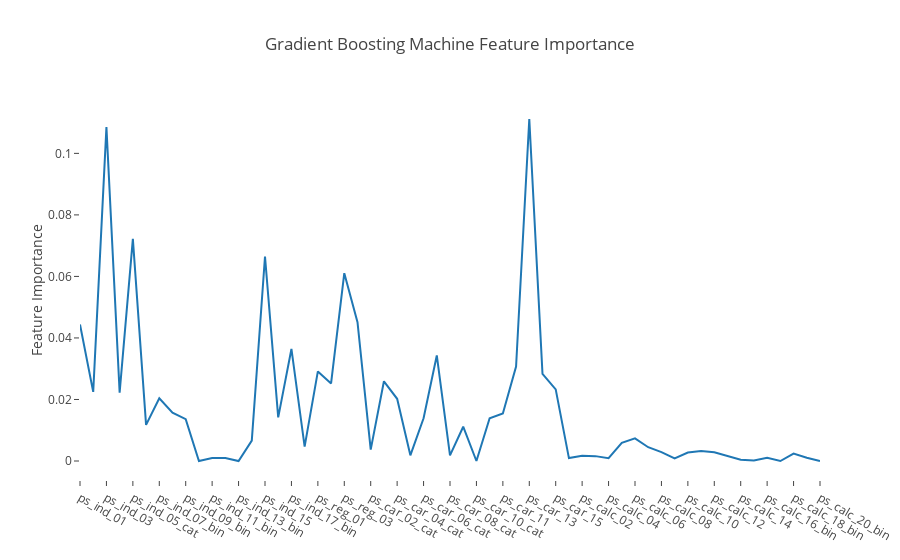

Notebook code cell kept with this figure:
### Code cell
# Scatter plot
trace = go.Scatter(
    y = gb.feature_importances_, 
    x = features, 
    mode = 'marker', 
    marker = dict(
        sizemode = 'diameter', 
        sizeref = 1, 
        size = 13, 
        color = gb.feature_importances_, 
        colorscale = 'Portland', 
        showscale = True
    ), 
    text = features
)
data = [trace]

layout = go.Layout(
    autosize = True, 
    title = 'Gradient Boosting Machine Feature Importance', 
    hovermode = 'closest', 
    xaxis = dict(
        ticklen = 5, 
        showgrid = False, 
        zeroline = False, 
        showline = False
    ),
    yaxis = dict(
        title = 'Feature Importance', 
        showgrid = False, 
        zeroline = False, 
        ticklen = 5, 
        gridwidth = 2
    ),
    showlegend = False
)
fig = go.Figure(data=data, layout=layout)
py.iplot(fig, filename='scatter2010')

### Figure 1 — Plotly figure (JSON) as saved in the notebook; plotly's stock layout.template omitted (floating-point values rounded to 4 significant figures)
{"data": [{"marker": {"color": [0.04439, 0.02249, 0.1085, 0.02222, 0.07221, 0.01174, 0.0204, 0.01574, 0.01358, 0, 0.0009713, 0.0009613, 0, 0.006609, 0.06647, 0.01417, 0.03643, 0.004676, 0.02913, 0.0252, 0.06106, 0.04514, 0.003714, 0.02591, 0.02022, 0.001841, 0.0139, 0.0343, 0.001836, 0.01114, 0, 0.01388, 0.01544, 0.03071, 0.1112, 0.02832, 0.0233, 0.0009533, 0.001727, 0.001583, 0.0009368, 0.005875, 0.007374, 0.004482, 0.002875, 0.0008267, 0.002761, 0.003223, 0.002807, 0.001718, 0.0004309, 0.0001741, 0.001013, 0, 0.002391, 0.001081, 0], "colorscale": "Portland", "showscale": true, "size": 13, "sizemode": "diameter", "sizeref": 1}, "mode": "marker", "text": ["ps_ind_01", "ps_ind_02_cat", "ps_ind_03", "ps_ind_04_cat", "ps_ind_05_cat", "ps_ind_06_bin", "ps_ind_07_bin", "ps_ind_08_bin", "ps_ind_09_bin", "ps_ind_10_bin", "ps_ind_11_bin", "ps_ind_12_bin", "ps_ind_13_bin", "ps_ind_14", "ps_ind_15", "ps_ind_16_bin", "ps_ind_17_bin", "ps_ind_18_bin", "ps_reg_01", "ps_reg_02", "ps_reg_03", "ps_car_01_cat", "ps_car_02_cat", "ps_car_03_cat", "ps_car_04_cat", "ps_car_05_cat", "ps_car_06_cat", "ps_car_07_cat", "ps_car_08_cat", "ps_car_09_cat", "ps_car_10_cat", "ps_car_11_cat", "ps_car_11", "ps_car_12", "ps_car_13", "ps_car_14", "ps_car_15", "ps_calc_01", "ps_calc_02", "ps_calc_03", "ps_calc_04", "ps_calc_05", "ps_calc_06", "ps_calc_07", "ps_calc_08", "ps_calc_09", "ps_calc_10", "ps_calc_11", "ps_calc_12", "ps_calc_13", "ps_calc_14", "ps_calc_15_bin", "ps_calc_16_bin", "ps_calc_17_bin", "ps_calc_18_bin", "ps_calc_19_bin", "ps_calc_20_bin"], "type": "scatter", "x": ["ps_ind_01", "ps_ind_02_cat", "ps_ind_03", "ps_ind_04_cat", "ps_ind_05_cat", "ps_ind_06_bin", "ps_ind_07_bin", "ps_ind_08_bin", "ps_ind_09_bin", "ps_ind_10_bin", "ps_ind_11_bin", "ps_ind_12_bin", "ps_ind_13_bin", "ps_ind_14", "ps_ind_15", "ps_ind_16_bin", "ps_ind_17_bin", "ps_ind_18_bin", "ps_reg_01", "ps_reg_02", "ps_reg_03", "ps_car_01_cat", "ps_car_02_cat", "ps_car_03_cat", "ps_car_04_cat", "ps_car_05_cat", "ps_car_06_cat", "ps_car_07_cat", "ps_car_08_cat", "ps_car_09_cat", "ps_car_10_cat", "ps_car_11_cat", "ps_car_11", "ps_car_12", "ps_car_13", "ps_car_14", "ps_car_15", "ps_calc_01", "ps_calc_02", "ps_calc_03", "ps_calc_04", "ps_calc_05", "ps_calc_06", "ps_calc_07", "ps_calc_08", "ps_calc_09", "ps_calc_10", "ps_calc_11", "ps_calc_12", "ps_calc_13", "ps_calc_14", "ps_calc_15_bin", "ps_calc_16_bin", "ps_calc_17_bin", "ps_calc_18_bin", "ps_calc_19_bin", "ps_calc_20_bin"], "y": [0.04439, 0.02249, 0.1085, 0.02222, 0.07221, 0.01174, 0.0204, 0.01574, 0.01358, 0, 0.0009713, 0.0009613, 0, 0.006609, 0.06647, 0.01417, 0.03643, 0.004676, 0.02913, 0.0252, 0.06106, 0.04514, 0.003714, 0.02591, 0.02022, 0.001841, 0.0139, 0.0343, 0.001836, 0.01114, 0, 0.01388, 0.01544, 0.03071, 0.1112, 0.02832, 0.0233, 0.0009533, 0.001727, 0.001583, 0.0009368, 0.005875, 0.007374, 0.004482, 0.002875, 0.0008267, 0.002761, 0.003223, 0.002807, 0.001718, 0.0004309, 0.0001741, 0.001013, 0, 0.002391, 0.001081, 0]}], "layout": {"autosize": true, "hovermode": "closest", "showlegend": false, "title": "Gradient Boosting Machine Feature Importance", "xaxis": {"showgrid": false, "showline": false, "ticklen": 5, "zeroline": false}, "yaxis": {"gridwidth": 2, "showgrid": false, "ticklen": 5, "title": "Feature Importance", "zeroline": false}}}
